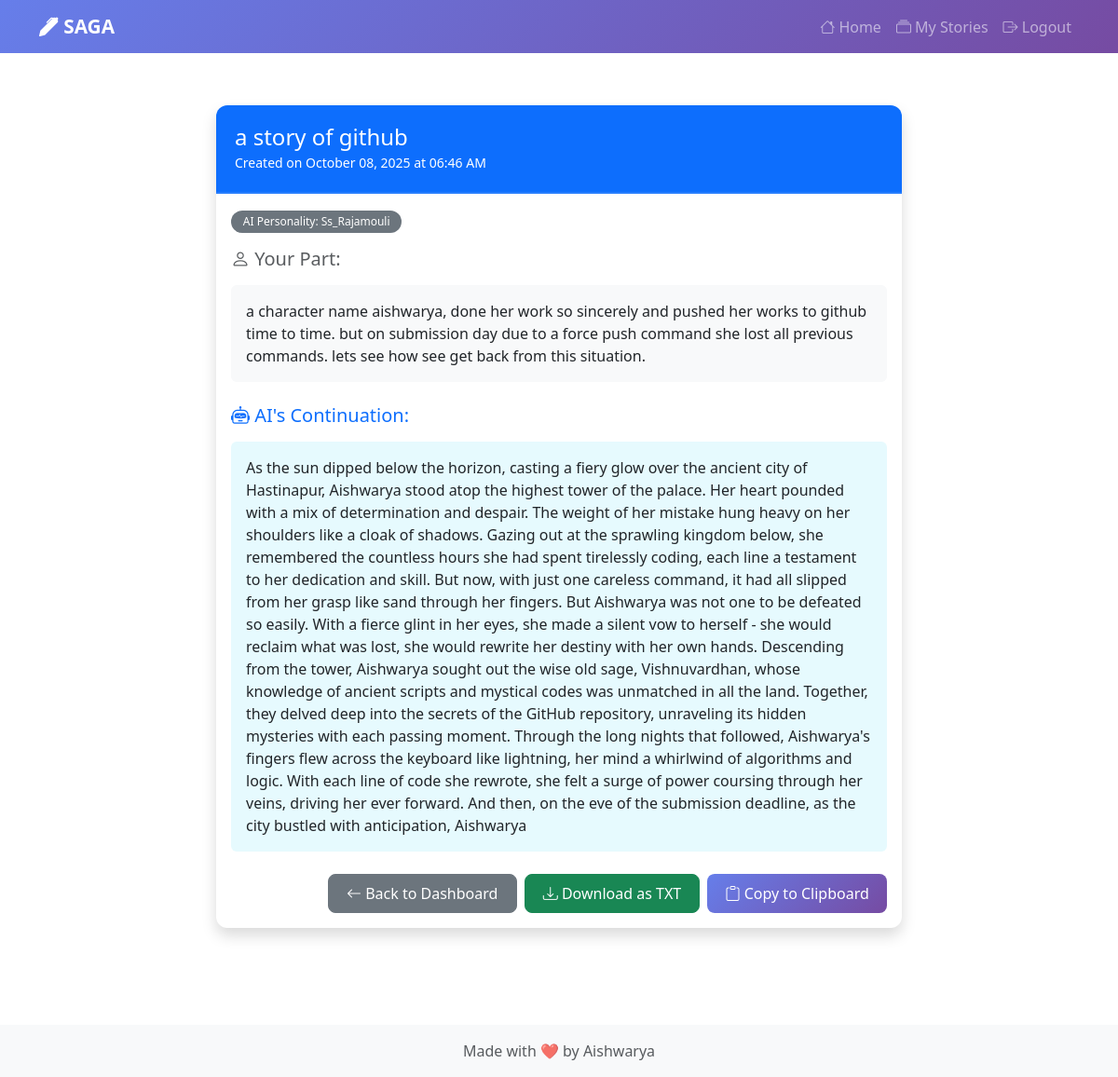
Page /story/10 (signed in) on the committed database.
### app.py (models this page shows, shortened)
class Story(db.Model):
    id = db.Column(db.Integer, primary_key=True)
    title = db.Column(db.String(200), nullable=False)
    user_input = db.Column(db.Text, nullable=False)
    ai_response = db.Column(db.Text, nullable=False)
    personality = db.Column(db.String(50), nullable=False)
    created_at = db.Column(db.DateTime, default=datetime.utcnow)
    user_session = db.Column(db.String(100), nullable=False)

### app.py (the view)
@app.route('/story/<int:story_id>')
@login_required
def view_story(story_id):
    story = Story.query.get_or_404(story_id)
    if story.user_session != current_user.username:
        return redirect(url_for('dashboard'))
    return render_template('story.html', story=story)

### app.py (called while the page is built)
@login_manager.user_loader
def load_user(user_id):
    return User.query.get(int(user_id))

### templates/story.html (shortened to what this page needs)
{% extends "base.html" %}
{% block content %}
<div class="row">
    <div class="col-lg-8 mx-auto">
        <div class="card shadow">
            <div class="card-header bg-primary text-white">
                <h4 class="mb-0">{{ story.title }}</h4>
                <small>Created on {{ story.created_at.strftime('%B %d, %Y at %I:%M %p') }}</small>
            </div>
            <div class="card-body">
                <div class="mb-3">
                    <span class="badge bg-secondary">AI Personality: {{ story.personality.title() }}</span>
                </div>
                <div class="story-section mb-4">
                    <h5 class="text-muted"><i class="bi bi-person"></i> Your Part:</h5>
                    <div class="p-3 bg-light rounded">
                        {{ story.user_input }}
                    </div>
                </div>
                <div class="story-section mb-4">
                    <h5 class="text-primary"><i class="bi bi-robot"></i> AI's Continuation:</h5>
                    <div class="p-3 bg-info bg-opacity-10 rounded">
                        {{ story.ai_response }}
                    </div>
                </div>
                <div class="d-grid gap-2 d-md-flex justify-content-md-end">
                    <a href="{{ url_for('dashboard') }}" class="btn btn-secondary">
                        <i class="bi bi-arrow-left"></i> Back to Dashboard
                    </a>
                    <a href="{{ url_for('download_story', story_id=story.id) }}" class="btn btn-success">
                        <i class="bi bi-download"></i> Download as TXT
                    </a>
                    <button class="btn btn-primary" id="copyBtn" data-story-id="{{ story.id }}">
                        <i class="bi bi-clipboard"></i> Copy to Clipboard
                    </button>
                </div>
            </div>
        </div>
    </div>
</div>
{% endblock %}

### static/css/style.css (style rules this page uses)
:root { --primary-color: #95abe8; --secondary-color: #6c757d; --success-color: #27ae60; --danger-color: #e74c3c; --light-bg: #f8f9fa; }
body { min-height: 100vh; display: flex; flex-direction: column; font-family: 'Segoe UI', Tahoma, Geneva, Verdana, sans-serif; }
.card { border: none; border-radius: 12px; overflow: hidden; transition: transform 0.3s, box-shadow 0.3s; }
.card-header { border-bottom: 2px solid rgba(255, 255, 255, 0.1); padding: 1.25rem; }
.btn { border-radius: 8px; padding: 0.5rem 1.2rem; transition: all 0.3s; font-weight: 500; }
.btn-primary { background: linear-gradient(135deg, #667eea 0%, #764ba2 100%); border: none; }
.story-section { margin-bottom: 1.5rem; }
.story-section h5 { margin-bottom: 1rem; }
.badge { padding: 0.4rem 0.8rem; border-radius: 20px; font-weight: 500; }

### rows in the picture
Story: title "a story of github", created_at "October 08, 2025 at 06:46 AM", personality "Ss_Rajamouli", user_input "a character name aishwarya, done her work so sincerely and pushed her works to github time to time. but on submission day due to a force push command she lost all previous commands. lets see how see get back from this situation.", ai_response "As the sun dipped below the horizon, casting a fiery glow over the ancient city of Hastinapur, Aishwarya stood atop the highest tower of the palace. Her heart pounded with a mix of determination and despair. The weight of her mistake hung heavy on her shoulders like a cloak of shadows. Gazing out at the sprawling kingdom below, she remembered the countless hours she had spent tirelessly coding, each line a testament to her dedication and skill. But now, with just one careless command, it had all slipped from her grasp like sand through her fingers. But Aishwarya was not one to be defeated so easily. With a fierce glint in her eyes, she made a silent vow to herself - she would reclaim what…"
